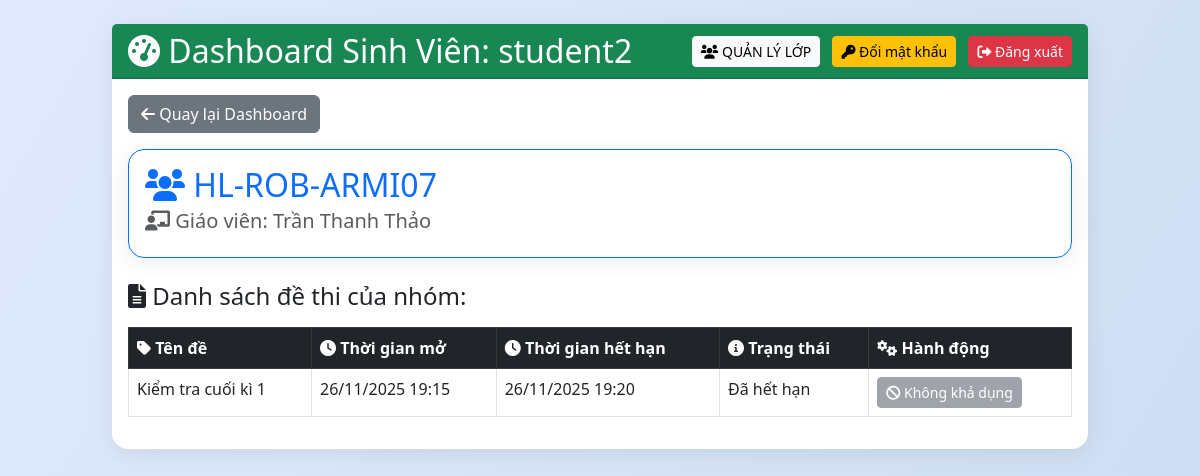
Screenshot of /student/group/9 (signed in) with the database file from the repository.
### tables this page shows
CREATE TABLE users (
            id INTEGER PRIMARY KEY AUTOINCREMENT,
            username TEXT UNIQUE,
            password TEXT,
            role TEXT,
            email TEXT UNIQUE,
            rsa_private BLOB,
            salt TEXT,
            full_name TEXT,
            student_id TEXT,
            class_name TEXT,
            status TEXT DEFAULT 'approved',
            approval_note TEXT,
            selected_teachers TEXT,
            teacher_id TEXT,
            failed_attempts INTEGER DEFAULT 0,
            lock_until TEXT
        , is_deleted INTEGER DEFAULT 0, is_locked INTEGER DEFAULT 0);

CREATE TABLE groups (
            id INTEGER PRIMARY KEY AUTOINCREMENT,
            name TEXT,
            teacher_id INTEGER,
            description TEXT,
            code TEXT
        , aes_key BLOB);

CREATE TABLE exams (
            id INTEGER PRIMARY KEY AUTOINCREMENT,
            filename TEXT,
            enc_path TEXT,
            release_time TEXT,
            expire_time TEXT,
            teacher_id INTEGER,
            ten_de TEXT,
            encrypted_aes_key BLOB,
            signature BLOB,
            file_hash TEXT,
            allowed_students TEXT
        , aes_key BLOB, pin_code TEXT, auth_mode TEXT DEFAULT 'both', allowed_groups TEXT);

### app.py (the view)
@app.route('/student/group/<int:gid>')
@login_required
def student_group_detail(gid):
    if current_user.role != 'student': return redirect('/dashboard')
    row = c.execute("SELECT g.name, g.description, COALESCE(u.full_name, u.username) FROM groups g JOIN users u ON g.teacher_id=u.id JOIN group_members gm ON g.id=gm.group_id WHERE g.id=? AND gm.student_id=? AND gm.status IN ('approved', 'left')", (gid, current_user.id)).fetchone()
    if not row:
        flash('Bạn không phải là thành viên của nhóm này')
        return redirect('/student/groups')
    group_name, group_desc, teacher_name = row
    all_exams = c.execute("SELECT id, filename, release_time, expire_time, ten_de, allowed_groups FROM exams").fetchall()
    group_exams = []
    now = datetime.datetime.now()
    for e in all_exams:
        eid, filename, release_str, expire_str, ten_de, allowed_groups = e
        if allowed_groups and str(gid) in allowed_groups.split(','):
            release_time = parse_datetime(release_str)
            expire_time = parse_datetime(expire_str)
            if now < release_time:
                status = 'Chưa mở'
                status_class = 'text-warning'
            elif now > expire_time:
                status = 'Đã hết hạn'
                status_class = 'text-danger'
            else:
                status = 'Đang mở'
                status_class = 'text-success'
            group_exams.append((eid, filename, release_time.strftime('%d/%m/%Y %H:%M'), expire_time.strftime('%d/%m/%Y %H:%M'), ten_de, status, status_class))
    return render_template('student_group_detail.html', group_name=group_name, group_desc=group_desc, teacher_name=teacher_name, exams=group_exams)

### app.py (called while the page is built)
@login_manager.user_loader
def load_user(uid):
    row = c.execute("SELECT id, username, role, email FROM users WHERE id=?",(uid,)).fetchone()
    return User(*row) if row else None

def parse_datetime(datetime_str):
    if not datetime_str:
        return None
    try:
        return datetime.datetime.fromisoformat(datetime_str)
    except:
        try:
            return datetime.datetime.strptime(datetime_str, '%Y-%m-%dT%H:%M')
        except:
            try:
                return datetime.datetime.strptime(datetime_str, '%Y-%m-%dT%H:%M:%S')
            except:
                return datetime.datetime.now()

@app.before_request
def ensure_csrf_token():
    if 'csrf_token' not in session:
        session['csrf_token'] = secrets.token_hex(16)

@app.after_request
def set_security_headers(resp):
    resp.headers['X-Frame-Options'] = 'SAMEORIGIN'
    resp.headers['X-Content-Type-Options'] = 'nosniff'
    resp.headers['Referrer-Policy'] = 'no-referrer'
    resp.headers['Content-Security-Policy'] = "default-src 'self'; script-src 'self' https://cdn.jsdelivr.net 'unsafe-inline' blob:; worker-src 'self' blob:; style-src 'self' https://cdn.jsdelivr.net https://cdnjs.cloudflare.com 'unsafe-inline'; font-src 'self' https://cdnjs.cloudflare.com; img-src 'self' data:; frame-ancestors 'self'; object-src 'none'"
    return resp

### templates/student_group_detail.html (shortened to what this page needs)
{% extends "base.html" %}
{% block content %}
<div class="mb-3">
    <a href="/dashboard" class="btn btn-secondary"><i class="fas fa-arrow-left"></i> Quay lại Dashboard</a>
</div>
<div class="card mb-4 border-primary">
    <div class="card-body">
        <h2 class="card-title text-primary"><i class="fas fa-users"></i> {{ group_name }}</h2>
        <h5 class="card-subtitle mb-2 text-muted"><i class="fas fa-chalkboard-teacher"></i> Giáo viên: {{ teacher_name }}</h5>
    </div>
</div>
<h4 class="mb-3"><i class="fas fa-file-alt"></i> Danh sách đề thi của nhóm:</h4>
{% if exams %}
<div class="table-responsive">
    <table class="table table-hover table-bordered">
        <thead class="table-dark">
            <tr>
                <th><i class="fas fa-tag"></i> Tên đề</th>
                <th><i class="fas fa-clock"></i> Thời gian mở</th>
                <th><i class="fas fa-clock"></i> Thời gian hết hạn</th>
                <th><i class="fas fa-info-circle"></i> Trạng thái</th>
                <th><i class="fas fa-cogs"></i> Hành động</th>
            </tr>
        </thead>
        <tbody>
            {% for exam in exams %}
            <tr>
                <td>{{ exam[4] }}</td>
                <td>{{ exam[2] }}</td>
                <td>{{ exam[3] }}</td>
                <td><span class="status-{{ 'open' if exam[5] == 'Đang mở' else 'closed' if exam[5] == 'Chưa mở' else 'expired' }}">{{ exam[5] }}</span></td>
                <td>
                    {% if exam[5] == 'Đang mở' %}
                    <a href="{{ url_for('view_exam', eid=exam[0]) }}" class="btn btn-primary btn-sm">
                        <i class="fas fa-paper-plane"></i> Vào thi
                    </a>
                    {% else %}
                    <button class="btn btn-secondary btn-sm" disabled>
                        <i class="fas fa-ban"></i> Không khả dụng
                    </button>
                    {% endif %}
                </td>
            </tr>
            {% endfor %}
        </tbody>
    </table>
</div>
{% else %}
<div class="alert alert-info">
    <i class="fas fa-info-circle"></i> Chưa có đề thi nào được giao riêng cho nhóm này.
</div>
{% endif %}
{% endblock %}

### templates/base.html (shortened to what this page needs)
<!DOCTYPE html>
<html lang="vi">
<head>
    <link href="https://cdn.jsdelivr.net/npm/bootstrap@5.3.0/dist/css/bootstrap.min.css" rel="stylesheet">
    <link href="https://cdnjs.cloudflare.com/ajax/libs/font-awesome/6.0.0/css/all.min.css" rel="stylesheet">
    <link rel="stylesheet" href="{{ url_for('static', filename='css/style.css') }}">
</head>
<body class="bg-light">
    <div class="container-fluid py-4">
        <div class="row justify-content-center">
            <div class="col-lg-10">
                <div class="card card-custom">
                    {% block header %}
                    {% if current_user.is_authenticated %}
                    <div class="card-header {% if current_user.role == 'teacher' %}bg-primary{% elif current_user.role == 'student' %}bg-success{% elif current_user.role == 'admin' %}bg-dark{% endif %} text-white d-flex justify-content-between align-items-center">
                        <h2 class="mb-0">
                            <i class="fas fa-tachometer-alt"></i>
                            {% if current_user.role == 'teacher' %}Hệ thống Quản Lý Đề thi{% elif current_user.role == 'student' %}Dashboard Sinh Viên: {{ current_user.username }}{% else %}Quản Trị Hệ Thống{% endif %}
                        </h2>
                        <div>
                            {% if current_user.role == 'student' %}
                            <a href="/student/groups" class="btn btn-light btn-sm me-2">
                                <i class="fas fa-users"></i> QUẢN LÝ LỚP
                            </a>
                            <a href="{{ url_for('change_password') }}" class="btn btn-warning btn-sm me-2">
                                <i class="fas fa-key"></i> Đổi mật khẩu
                            </a>
                            {% endif %}
                            <a href="{{ url_for('logout') }}" class="btn btn-danger btn-sm">
                                <i class="fas fa-sign-out-alt"></i> Đăng xuất
                            </a>
                        </div>
                    </div>
                    {% endif %}
                    {% endblock %}
                    <div class="card-body {% if not current_user.is_authenticated %}p-0 border-0{% endif %}">
                        {% block content %}{% endblock %}
                    </div>
                </div>
            </div>
        </div>
    </div>
</body>
</html>

### static/css/style.css (style rules this page uses)
body { font-family: 'Segoe UI', 'Roboto', Arial, sans-serif; background: linear-gradient(120deg, #e0eafc 0%, #cfdef3 100%); }
.card { border-radius: 16px; box-shadow: 0 4px 24px rgba(0,0,0,0.08); }
.card-header { border-radius: 16px 16px 0 0; }

### templates/base.html (style rules this page uses)
.card-custom { border: none; box-shadow: 0 4px 8px rgba(0,0,0,0.1); margin-bottom: 20px; }

### rows the page displays
users: username "student2"
groups: name "HL-ROB-ARMI07"
exams: ten_de "Kiểm tra cuối kì 1", release_time "26/11/2025 19:15", expire_time "26/11/2025 19:20", exam "Đã hết hạn"

### other values shown
{{ teacher_name }} "Trần Thanh Thảo"
